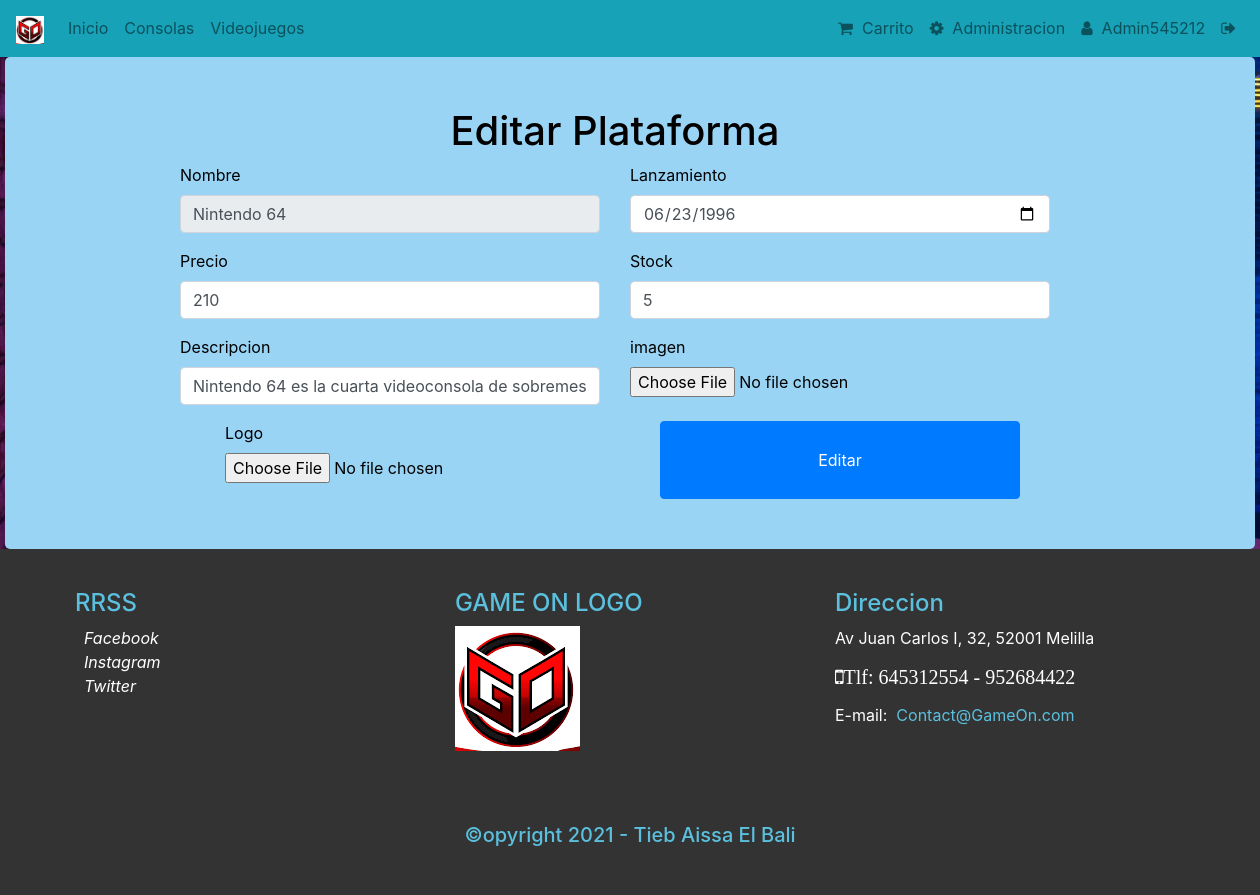
Page /EditarVC.php?idPlataforma=1 (signed in) on the earlier database version.
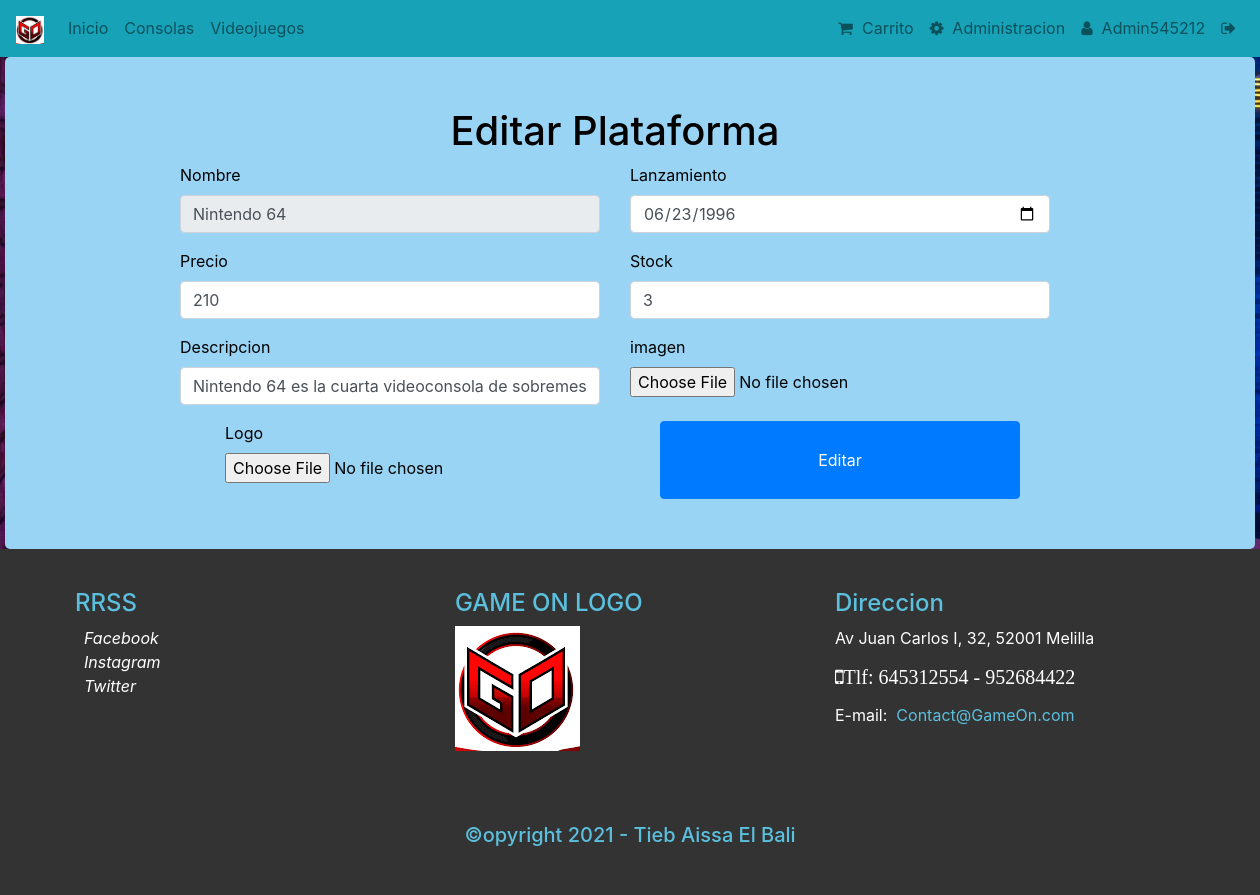
Same page on the later database version.
### tables this page shows
CREATE TABLE `plataforma` (
  `idPlataforma` int(11) NOT NULL,
  `Nombre` varchar(45) NOT NULL,
  `Lanzamiento` date NOT NULL,
  `PrecioP` float NOT NULL,
  `StockP` int(11) NOT NULL,
  `DescripcionP` longtext NOT NULL,
  `ImagenP` varchar(45) DEFAULT NULL COMMENT 'Imagen de la plataforma',
  `Logo` varchar(45) NOT NULL COMMENT 'Logo de la consola'
);

### BD/DAOPlataforma.php (called while the page is built, shortened)
<?php
	function infoPlataforma($conexion, $idPlataforma){
		$consulta = "SELECT * FROM plataforma WHERE idPlataforma='".$idPlataforma."'";
		$resultado = mysqli_query($conexion, $consulta);
		return $resultado;
	}
?>

### EditarVC.php (the view, shortened to what this page needs)
<?php
    require "./BD/conector_bd.php";
    require "./BD/DAOPlataforma.php";
?>
<!DOCTYPE html>
<html lang="es">
<head>
    <?php include './inc/link.php'; ?>
</head>
<body>
    <div class="contenedor">
    <?php include './inc/nav.php'; ?>
        <main>
            <form name="formulario" method="post" action="./admin/Editar_plataforma.php" id="loginform" enctype="multipart/form-data">
                <div class="container row justify-content-center">
                    <h1 class="col-8 text-center">Editar Plataforma</h1>
                    <?php
                        $conexion = conectar(false);
                        $idPlataforma=($_GET['idPlataforma']);
                        $consulta= infoPlataforma($conexion, $idPlataforma);
                        while($fila=mysqli_fetch_array($consulta)){
                    ?>
                    <div class="form-group col-8 col-md-5">
                        <label for="nombre" class="visually-hidden">Nombre</label>
                        <input id="nombre" type="text" class="form-control" name="nombre" value="<?php echo $fila['Nombre']?>" required readonly>
                    </div>
                    <div class="form-group col-8 col-md-5">
                        <label for="Lanzamiento" class="visually-hidden">Lanzamiento</label>
                        <input id="Lanzamiento" type="date" class="form-control" name="Lanzamiento"  value="<?php echo $fila['Lanzamiento']?>" required>
                    </div>
                    <div class="form-group col-8 col-md-5">
                        <label for="Precio" class="visually-hidden">Precio</label>
                        <input id="Precio" type="number" class="form-control" name="Precio"  value="<?php echo $fila['PrecioP']?>" required>
                    </div>
                    <div class="form-group col-8 col-md-5">
                        <label for="Stock" class="visually-hidden">Stock</label>
                        <input id="Stock" type="number" class="form-control" name="Stock" value="<?php echo $fila['StockP']?>" required>
                    </div>
                    <div class="form-group col-8 col-md-5">
                        <label for="DescripcionP" class="visually-hidden">Descripcion</label>
                        <input id="DescripcionP" type="text" name="DescripcionP" class="form-control" value="<?php echo $fila['DescripcionP']?>" required>
                    </div>
                    <div class="form-group col-8 col-md-5">
                        <label for="imagen" class="visually-hidden">imagen</label>
                        <input id="imagen" type="file" class="form-control-file" name="imagen" value="<?php echo $fila['ImagenP']?>" required >
                    </div>
                    <div class="form-group col-8 col-md-5">
                        <label for="logo" class="visually-hidden">Logo</label>
                        <input id="logo" type="file" class="form-control-file" name="logo" placeholder="Logo" value="<?php echo $fila['Logo']?>" required>
                    </div>
                    <?php
                        }
                    ?>
                    <button class="col-5 col-md-4 btn btn-primary" type="submit">Editar</button>
                </div>
            </form>
        </main>
        </div>
    <?php include './inc/footer.php'; ?>
</body>
</html>

Differences in the rows shown:
changed plataforma "Nintendo 64": Stock "5" → "3"
